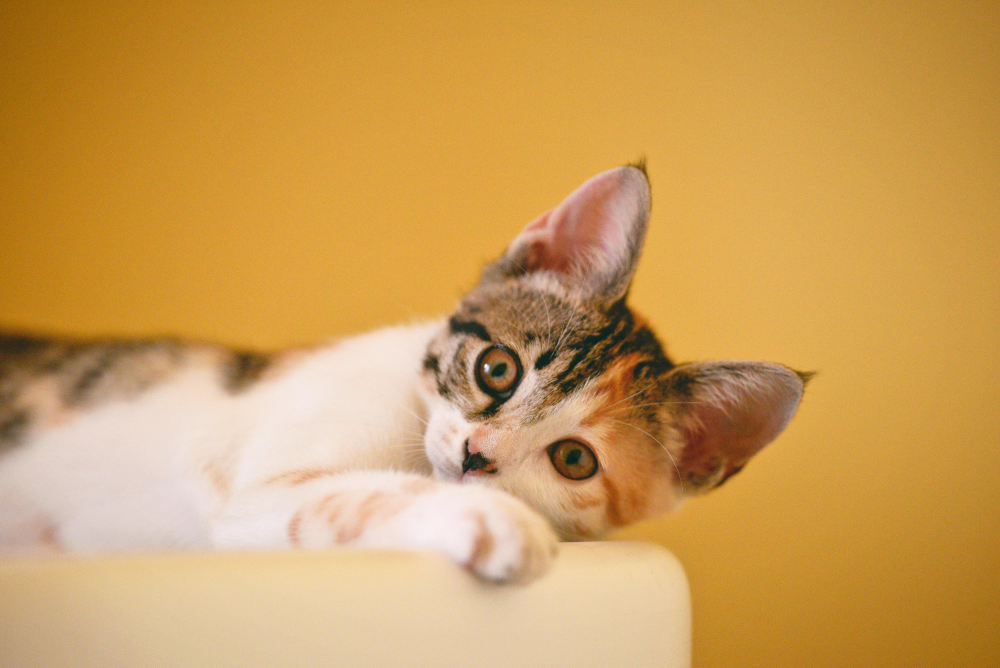
#> input picture Image-Processing/cat.jpg, 5000 x 3337 px, found by its file name (shown at 1/5 size)
$ python BGR_channels_img.py
#> lines starting #> are read from the running program, lines starting #| are printed output that depends on the picture
import cv2 as cv
import numpy as np
import matplotlib.pyplot as plt
import os

def All_BGRChannel():
    # Get current directory and image path
    root = os.getcwd()
    print("Current directory:", root)
    imgPath = os.path.join(root, 'Image-Processing', "cat.jpg")

    # Read image
    img = cv.imread(imgPath)
#> img is the input picture: shape (3337, 5000, 3); mean B, G, R 89.7, 158.8, 205.2

    if img is None:
        print("Image not found at:", imgPath)
        return

    # Resize image to smaller size
    img = cv.resize(img, (400, 400))
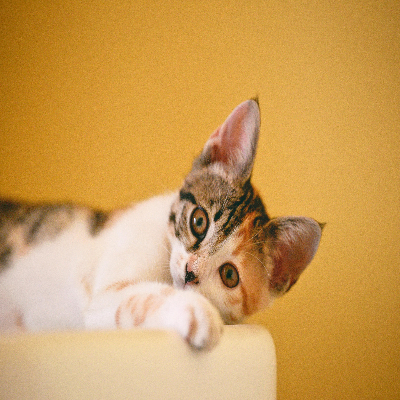
#> img: shape (400, 400, 3); mean B, G, R 89.6, 158.6, 205.1

    # Split BGR channels
    b, g, r = cv.split(img)
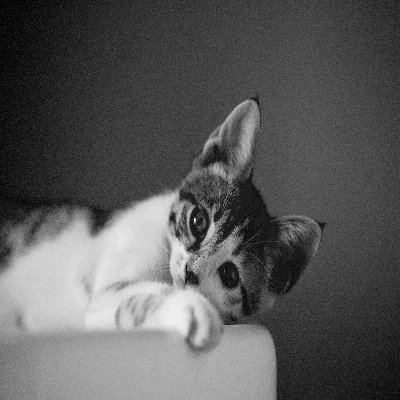
#> b: shape (400, 400); min 0, max 255, mean 89.6
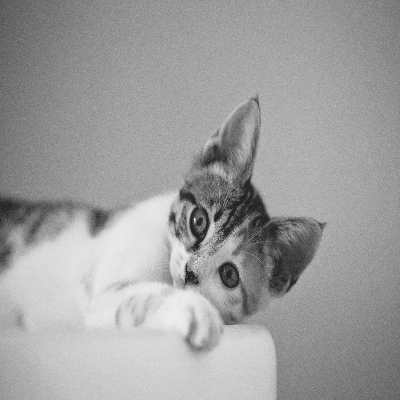
#> g: shape (400, 400); min 23, max 255, mean 158.6
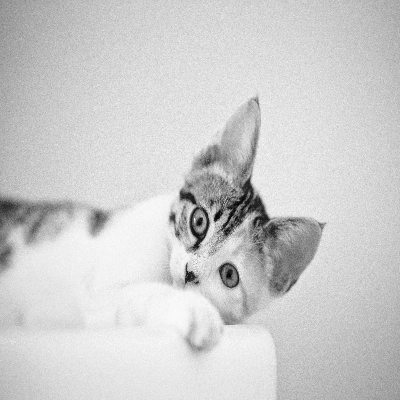
#> r: shape (400, 400); min 1, max 254, mean 205.1
    zeros = np.zeros_like(b)

    # Isolate each channel
    bChannel = cv.merge((b, zeros, zeros))
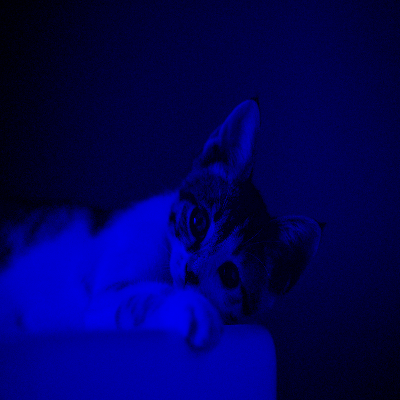
#> bChannel: shape (400, 400, 3); mean of channels 0, 1, 2 89.6, 0, 0; drawn as B, G, R
    gChannel = cv.merge((zeros, g, zeros))
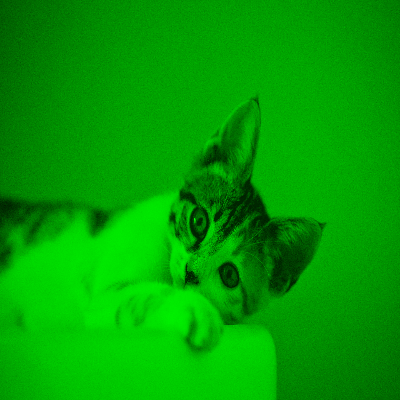
#> gChannel: shape (400, 400, 3); mean of channels 0, 1, 2 0, 158.6, 0; drawn as B, G, R
    rChannel = cv.merge((zeros, zeros, r))
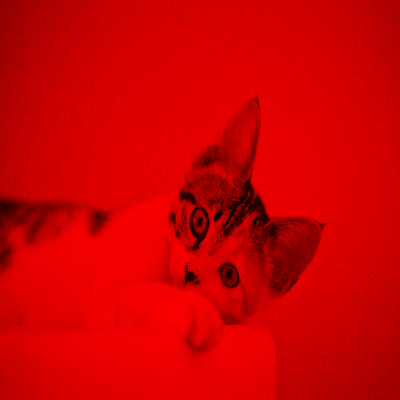
#> rChannel: shape (400, 400, 3); mean of channels 0, 1, 2 0, 0, 205.1; drawn as B, G, R

    # Convert to RGB for matplotlib display
    imgRGB = cv.cvtColor(img, cv.COLOR_BGR2RGB)
    bChannelRGB = cv.cvtColor(bChannel, cv.COLOR_BGR2RGB)
    gChannelRGB = cv.cvtColor(gChannel, cv.COLOR_BGR2RGB)
    rChannelRGB = cv.cvtColor(rChannel, cv.COLOR_BGR2RGB)

    # Display original and channel images
    plt.figure(figsize=(10, 8))

    plt.subplot(2, 2, 1)
    plt.imshow(imgRGB)
    plt.title("Original Image")
    plt.axis('off')

    plt.subplot(2, 2, 2)
    plt.imshow(bChannelRGB)
    plt.title("Blue Channel")
    plt.axis('off')

    plt.subplot(2, 2, 3)
    plt.imshow(gChannelRGB)
    plt.title("Green Channel")
    plt.axis('off')

    plt.subplot(2, 2, 4)
    plt.imshow(rChannelRGB)
    plt.title("Red Channel")
    plt.axis('off')

    plt.tight_layout()
    plt.show()

All_BGRChannel()
